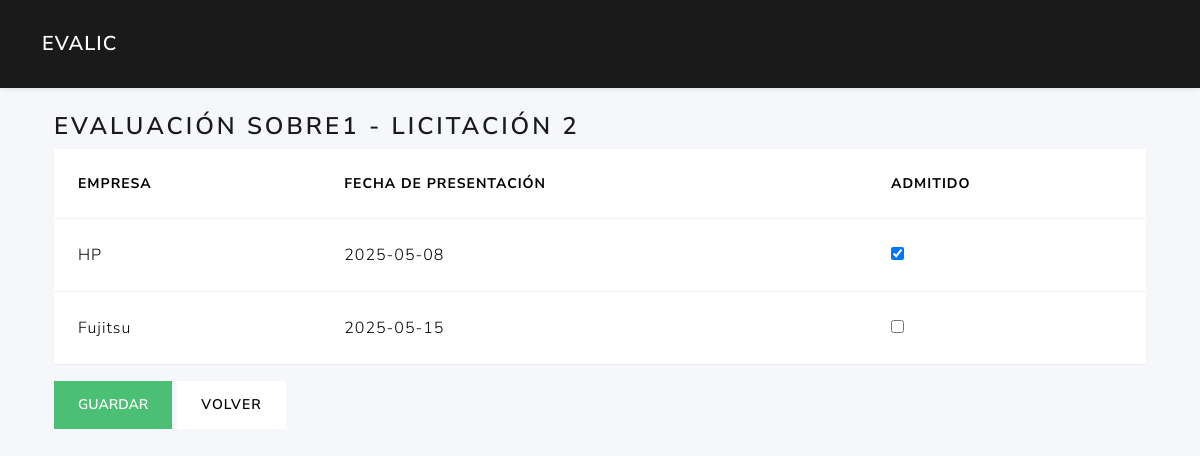
Before: /ofertas/2/evaluar_sobre1 with the older database file.
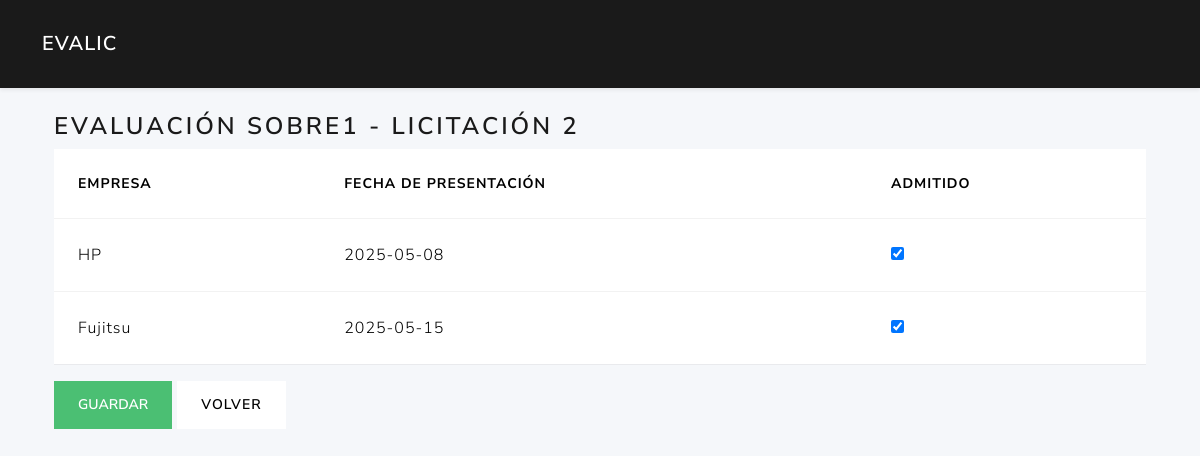
After: the same page with the newer database file.
### tables this page shows
CREATE TABLE ofertas (
        fechapresentacion TEXT NOT NULL,
        admitidasobre1 INTEGER,             
        licitacion_id INTEGER NOT NULL,
        licitante_id INTEGER NOT NULL,
        PRIMARY KEY (licitacion_id,licitante_id)                                       
        FOREIGN KEY (licitacion_id) REFERENCES licitaciones(id)
        FOREIGN KEY (licitante_id) REFERENCES licitantes(id)                                                           
    );

CREATE TABLE licitantes (
        id  INTEGER PRIMARY KEY AUTOINCREMENT,
        nombreempresa TEXT NOT NULL,
        cif text NOT NULL,
        direccion text,
        ciudad text,
        provincia text,
        telefono text,
        email text                                                                                                                            
    );

### routes/ofertas_routes.py (the view, shortened to what this page needs)
@ofertas_bp.route('/<int:licitacion_id>/evaluar_sobre1', methods=['GET', 'POST'])
def evaluar_sobre1(licitacion_id):
    ofertas = list_ofertas_logic(current_app, licitacion_id)
    return render_template('ofertas/evaluar_sobre1.html',
                           ofertas=ofertas,
                           licitacion_id=licitacion_id)

### app.py (called while the page is built)
def create_app():
    app = Flask(__name__)
    app.permanent_session_lifetime = timedelta(hours=1)  # Sesión permanente por 1 hora
    app.config.from_object(Config)
    @app.context_processor
    def utility_processor():
        from flask import request, url_for
        def url_for_other_page(page):
            args = request.args.copy()
            args['page'] = page
            return url_for('licitaciones.index', **args)
        return dict(url_for_other_page=url_for_other_page)
    app.teardown_appcontext(close_connection)
    with app.app_context():
        init_db(app)
    app.register_blueprint(auth_bp)
    app.register_blueprint(user_bp)
    app.register_blueprint(licitaciones_bp)
    app.register_blueprint(ofertas_bp)
    app.register_blueprint(licitantes_bp)
    app.register_blueprint(evaluador_bp)
    app.register_blueprint(criterios_bp)
    return app

### models/dao.py (called while the page is built)
def close_connection(exception):
    db = getattr(g, '_database', None)
    if db is not None:
        db.close()

def get_db(app):
    if 'sqlite_db' not in g:
        g.sqlite_db = sqlite3.connect(
            app.config['DATABASE'],
            detect_types=sqlite3.PARSE_DECLTYPES
        )
        g.sqlite_db.row_factory = sqlite3.Row
    return g.sqlite_db

### models/ofertas_data.py (called while the page is built)
def list_ofertas(db, licitacion_id=None):
    query = """
        SELECT o.licitacion_id, o.licitante_id, o.fechapresentacion, o.admitidasobre1, l.nombreempresa
        FROM ofertas o
        JOIN licitantes l ON o.licitante_id = l.id
    """
    params = ()
    if licitacion_id:
        query += " WHERE o.licitacion_id=?"
        params = (licitacion_id,)
    query += " ORDER BY o.licitacion_id, o.licitante_id"
    cur = db.execute(query, params)
    return cur.fetchall()

### services/oferta_service.py (called while the page is built)
def list_ofertas_logic(app, licitacion_id=None):
    db = get_db(app)
    return list_ofertas(db, licitacion_id)

### templates/ofertas/evaluar_sobre1.html (shortened to what this page needs)
{% extends 'base.html' %}
{% block content %}
<div class="container">
  <h3>Evaluación Sobre1 - Licitación {{ licitacion_id }}</h3>
  <form method="post">
    <table class="table">
      <thead>
        <tr>
          <th>Empresa</th>
          <th>Fecha de presentación</th>
          <th>Admitido</th>
        </tr>
      </thead>
      <tbody>
        {% for o in ofertas %}
        <tr>
          <td>{{ o.nombreempresa }}</td>
          <td>{{ o.fechapresentacion }}</td>
          <td>
            <input type="checkbox" name="admitidasobre1_{{ o.licitante_id }}" {% if o.admitidasobre1 %}checked{% endif %}>
          </td>
        </tr>
        {% endfor %}
      </tbody>
    </table>
    <button type="submit" class="btn btn-success">Guardar</button>
    <a href="{{ url_for('licitaciones.edit_licitacion_route', lic_id=licitacion_id) }}" class="btn btn-secondary">Volver</a>
  </form>
</div>
{% endblock %}

### templates/base.html (shortened to what this page needs)
<!doctype html>
<html lang="es">
<head>
  <link href="https://cdn.jsdelivr.net/npm/bootswatch@5.3.0/dist/lux/bootstrap.min.css"
        rel="stylesheet">
</head>
<body>
  <nav class="navbar navbar-expand-lg navbar-dark bg-primary shadow-sm">
    <div class="container">
    {% if session.get('role_id') == 1 %}
      <a class="navbar-brand" href="{{ url_for('user.dashboard') }}">EvaLic</a>
    {% elif session.get('role_id') == 2 %}
      <a class="navbar-brand" href="{{ url_for('licitaciones.index') }}">EvaLic</a>
    {% elif session.get('role_id') == 3 %}
      <a class="navbar-brand" href="{{ url_for('evaluador.index') }}">EvaLic</a>
    {% else %}
      <a class="navbar-brand" href="{{ url_for('auth.login') }}">EvaLic</a>
    {% endif %}
    </div>
  </nav>
  <main class="container py-4">
    {% block content %}{% endblock %}
  </main>
</body>
</html>

### templates/base.html (style rules this page uses)
body { background:#f5f7fa; }
.navbar-brand { font-weight:600; }

Changed rows visible on the page:
changed ofertas "Fujitsu": admitidasobre1 "☐" → "☑"
